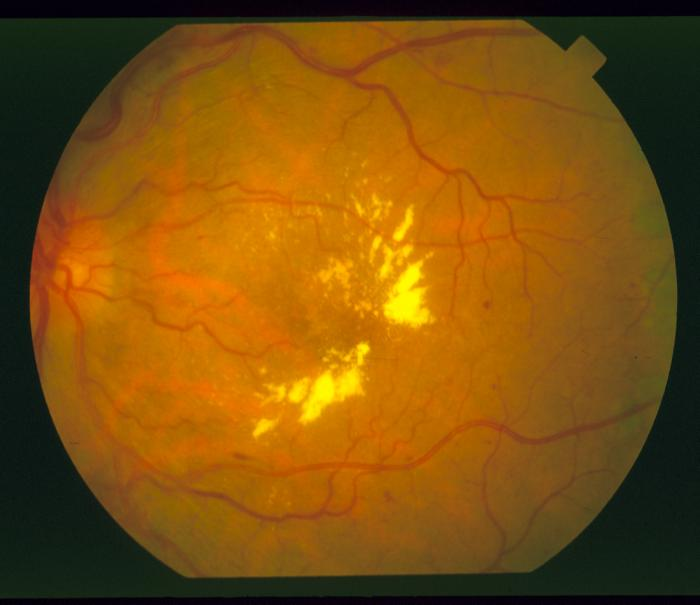
#> input picture Assignment 2/A2_updated/Retinal_Images_Task_1/Image_01.jpg, 700 x 605 px; its folder holds only this picture in this run
$ jupyter execute 'Assignment 2.ipynb'   (Python 2 division)
#> lines starting #> are read from the running program, lines starting #| are printed output that depends on the picture
[cell 1]
from PIL import Image
import matplotlib.pyplot as plt
import cv2
import numpy as np
import os,glob
from collections import Counter
blur_size =9  # Standard deviation in pixels.

# Convert to float so that negatives don't cause problems
def task1():
    for i,file in enumerate(glob.glob("A2_updated/Retinal_Images_Task_1/*.jpg")):  #READ ALL JPGS

        image =cv2.imread(file,0)
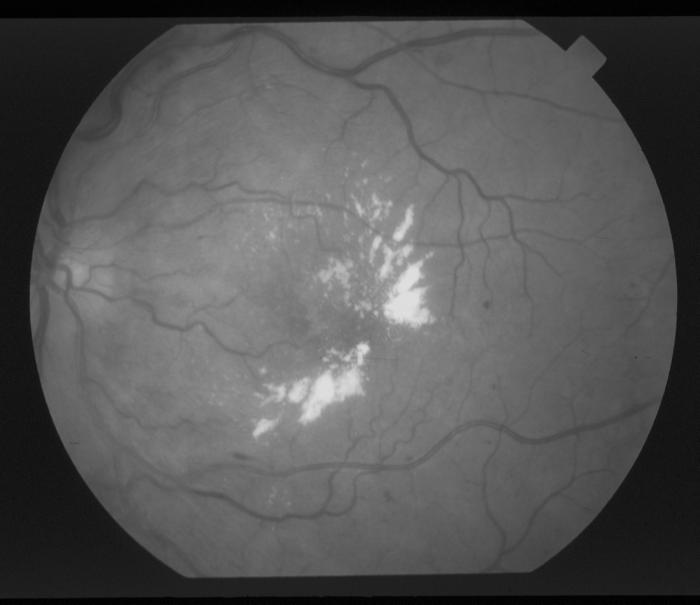
#> image: shape (605, 700); min 0, max 227, mean 86.3
        kernel = np.ones((9,9),np.uint8)
        image = cv2.morphologyEx(image, cv2.MORPH_OPEN, kernel).astype(float)  # opening

        blur=cv2.GaussianBlur(image.astype("uint8"),(499,499),0).astype(float)  #background estimation
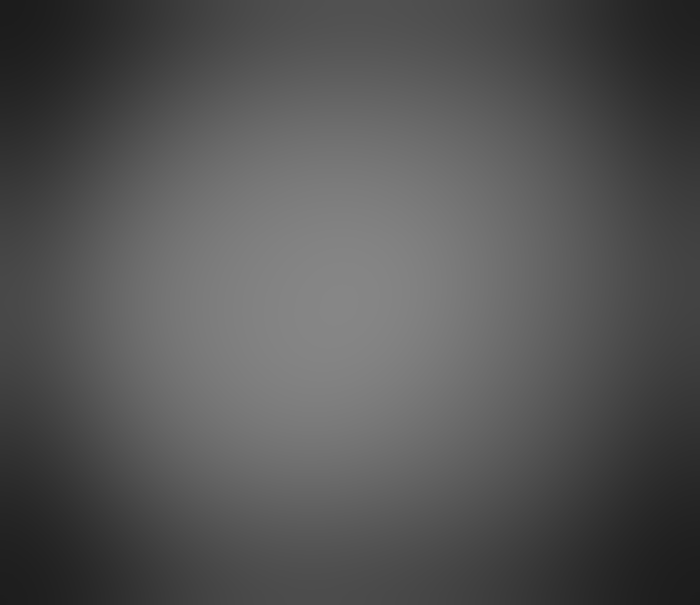
#> blur: shape (605, 700) float64; min 28, max 134, mean 84.6
        image_copy=image/255.0
        blurr=blur/255.0    #im to double
        result=image_copy-blurr
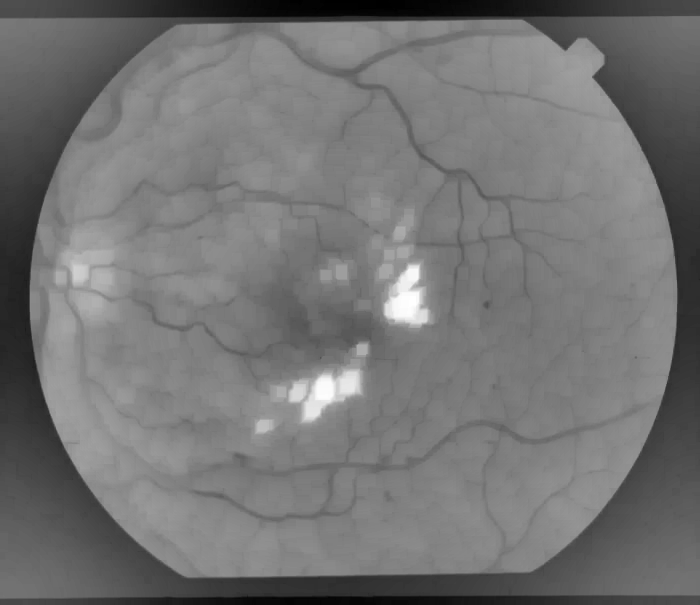
#> result: shape (605, 700) float64; min -0.302, max 0.361, mean -0.000509; drawn with min black and max white

        result=(result*255).astype(int)

        b = Counter(result.ravel())
#> b = 170 items
        max_value= b.most_common(1)[0][0]
#> max_value = 8


        print max_value
#| 8
        result[result>255]=255
        result[result<0]=0
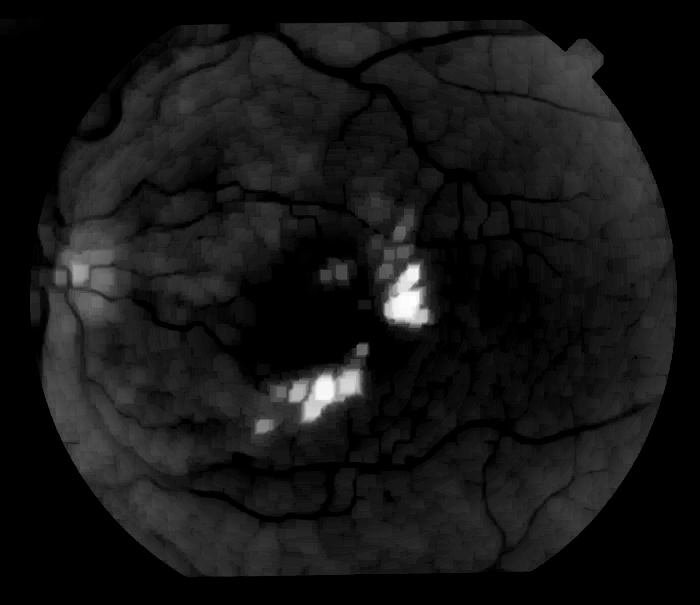
#> result: shape (605, 700) int64; min 0, max 92, mean 7.9; drawn with min black and max white
        i=(result.astype(float)/255.0)+0.5 - float(max_value)/255     #formula
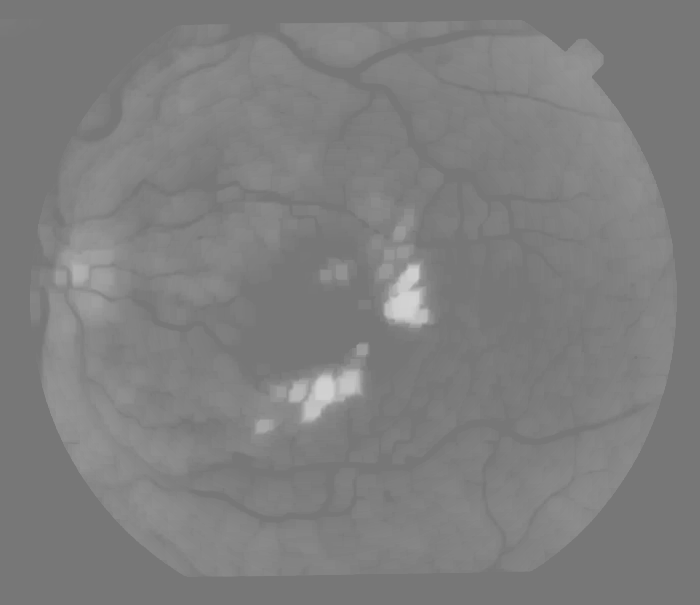
#> i: shape (605, 700) float64; min 0.469, max 0.829, mean 0.5
        name="A2_updated/output_Umer/Task1_outputs/"+file.split("/")[-1]
        plt.imsave(name,i,format="jpg",cmap="gray")


        #cv2.imwrite(name,(result*255).astype("uint8"))
        print name

$ run again, on Assignment 2/A2_updated/Retinal_Images_Task_1/Image_05.jpg
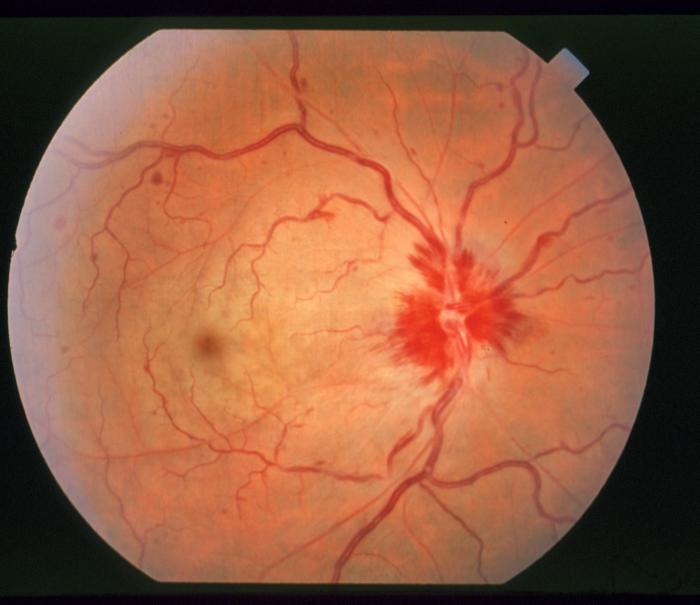
#> input picture Assignment 2/A2_updated/Retinal_Images_Task_1/Image_05.jpg, 700 x 605 px
#> in task1, `result=image_copy-blurr`:
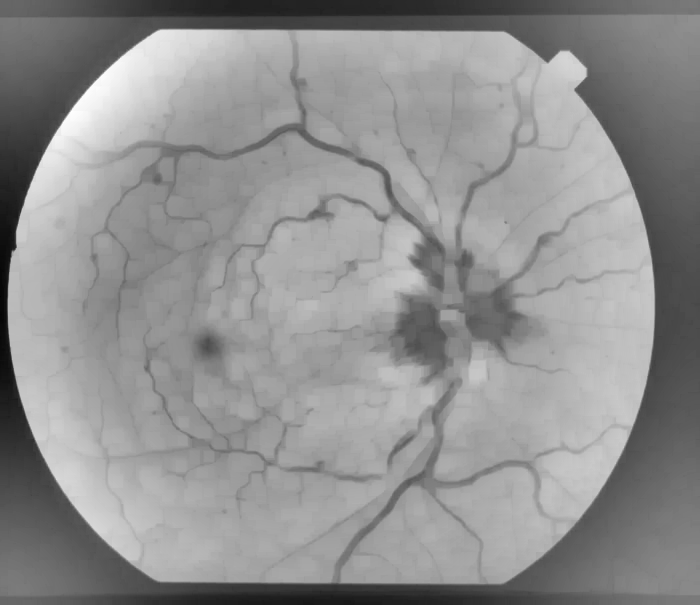
#> result: shape (605, 700) float64; min -0.455, max 0.345, mean -0.000701; drawn with min black and max white
#> b = 202 items
#> max_value = 16
#| 16
#> in task1, `i=(result.astype(float)/255.0)+0.5 - float(max_value)/255`:
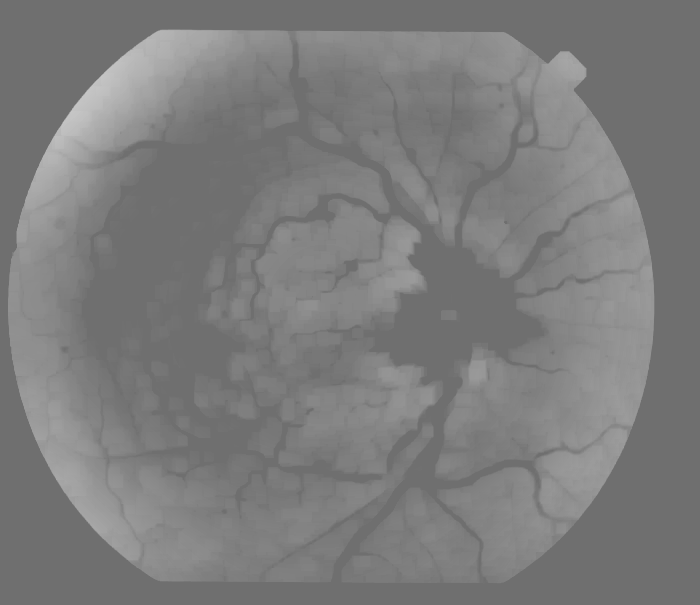
#> i: shape (605, 700) float64; min 0.437, max 0.778, mean 0.489

$ run again, on Assignment 2/A2_updated/Retinal_Images_Task_1/Image_06.jpg
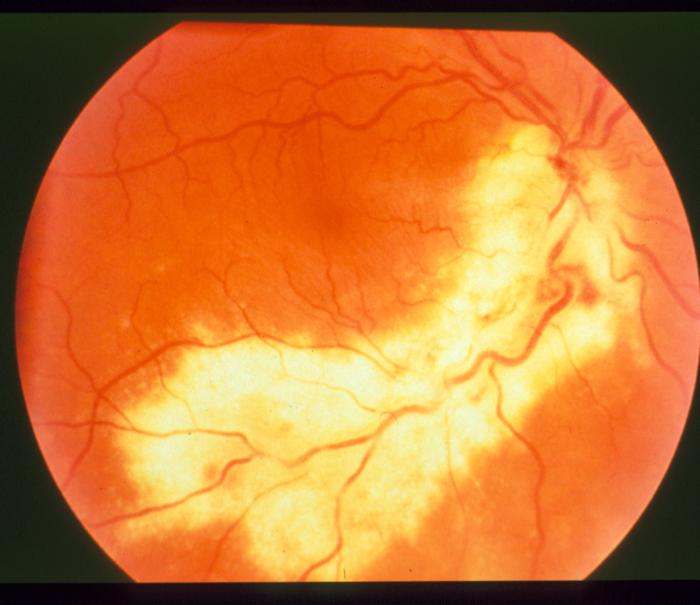
#> input picture Assignment 2/A2_updated/Retinal_Images_Task_1/Image_06.jpg, 700 x 605 px
#> in task1, `result=image_copy-blurr`:
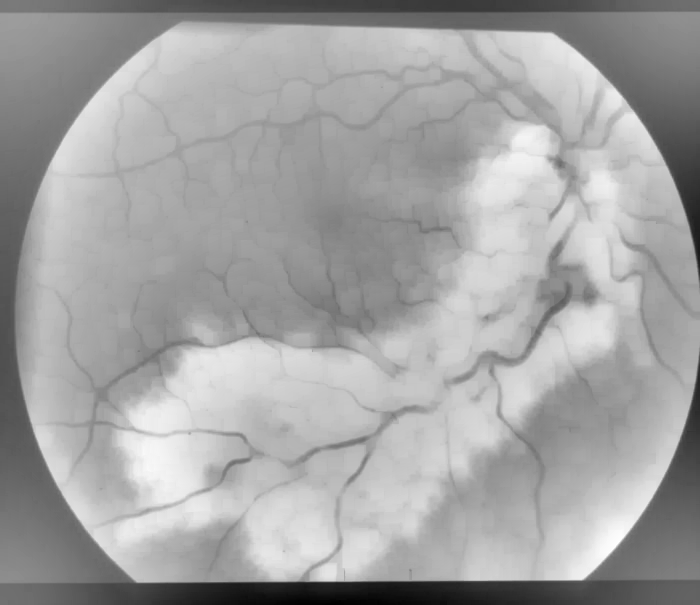
#> result: shape (605, 700) float64; min -0.561, max 0.31, mean -0.000878; drawn with min black and max white
#> b = 222 items
#> max_value = 0
#| 0
#> in task1, `i=(result.astype(float)/255.0)+0.5 - float(max_value)/255`:
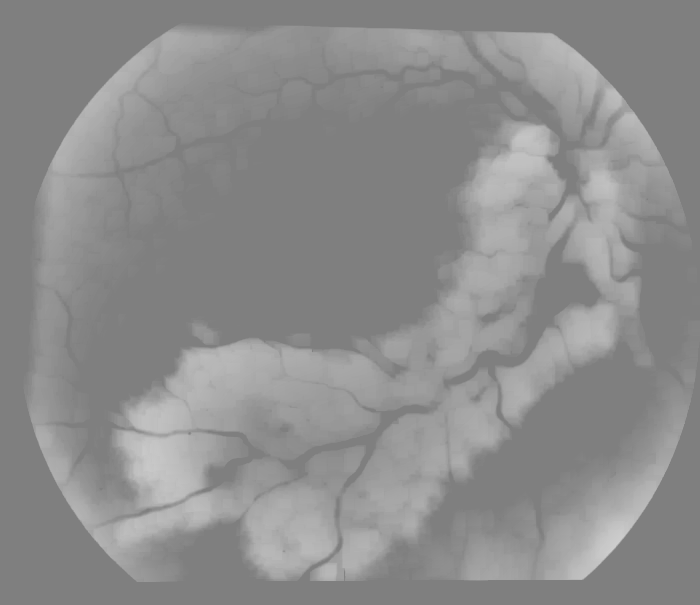
#> i: shape (605, 700) float64; min 0.5, max 0.806, mean 0.555
